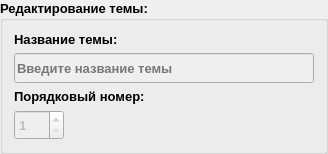
           <widget class="QGroupBox" name="groupBox_3">
            <property name="font">
             <font>
              <pointsize>10</pointsize>
              <weight>75</weight>
              <bold>true</bold>
             </font>
            </property>
            <property name="title">
             <string>Редактирование темы:</string>
            </property>
            <layout class="QVBoxLayout" name="verticalLayout_2">
             <item>
              <widget class="QLabel" name="label_2">
               <property name="font">
                <font>
                 <pointsize>10</pointsize>
                 <weight>75</weight>
                 <bold>true</bold>
                </font>
               </property>
               <property name="text">
                <string>Название темы:</string>
               </property>
              </widget>
             </item>
             <item>
              <widget class="QLineEdit" name="lineTopicsName">
               <property name="enabled">
                <bool>false</bool>
               </property>
               <property name="minimumSize">
                <size>
                 <width>300</width>
                 <height>30</height>
                </size>
               </property>
               <property name="font">
                <font>
                 <pointsize>10</pointsize>
                </font>
               </property>
               <property name="text">
                <string/>
               </property>
               <property name="placeholderText">
                <string>Введите название темы</string>
               </property>
              </widget>
             </item>
             <item>
              <widget class="QLabel" name="label_3">
               <property name="maximumSize">
                <size>
                 <width>16777215</width>
                 <height>16777215</height>
                </size>
               </property>
               <property name="font">
                <font>
                 <pointsize>10</pointsize>
                 <weight>75</weight>
                 <bold>true</bold>
                </font>
               </property>
               <property name="text">
                <string>Порядковый номер:</string>
               </property>
              </widget>
             </item>
             <item>
              <widget class="QSpinBox" name="spinTopicsIndexNumber">
               <property name="enabled">
                <bool>false</bool>
               </property>
               <property name="minimumSize">
                <size>
                 <width>50</width>
                 <height>30</height>
                </size>
               </property>
               <property name="maximumSize">
                <size>
                 <width>50</width>
                 <height>16777215</height>
                </size>
               </property>
               <property name="font">
                <font>
                 <pointsize>10</pointsize>
                </font>
               </property>
               <property name="wrapping">
                <bool>false</bool>
               </property>
               <property name="minimum">
                <number>1</number>
               </property>
              </widget>
             </item>
            </layout>
           </widget>
